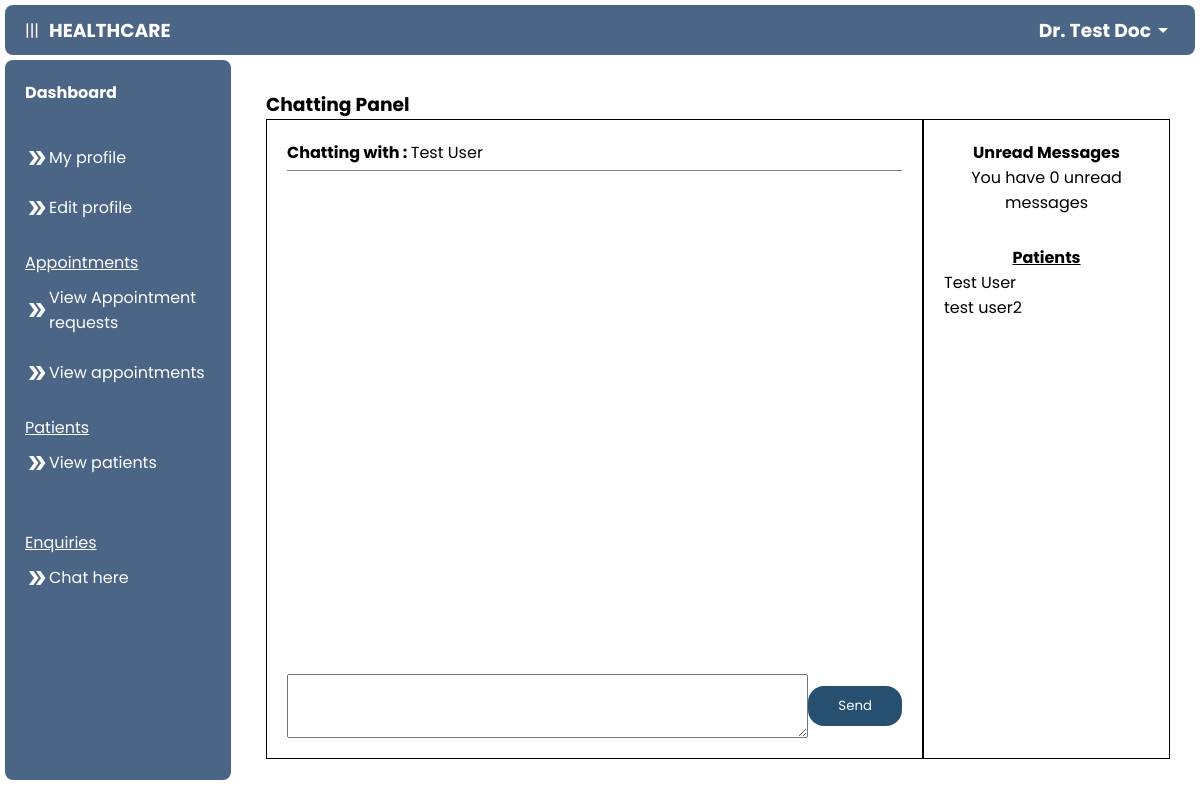
The app's page /doctor/chat.php?pid=Test User (signed in), older data.
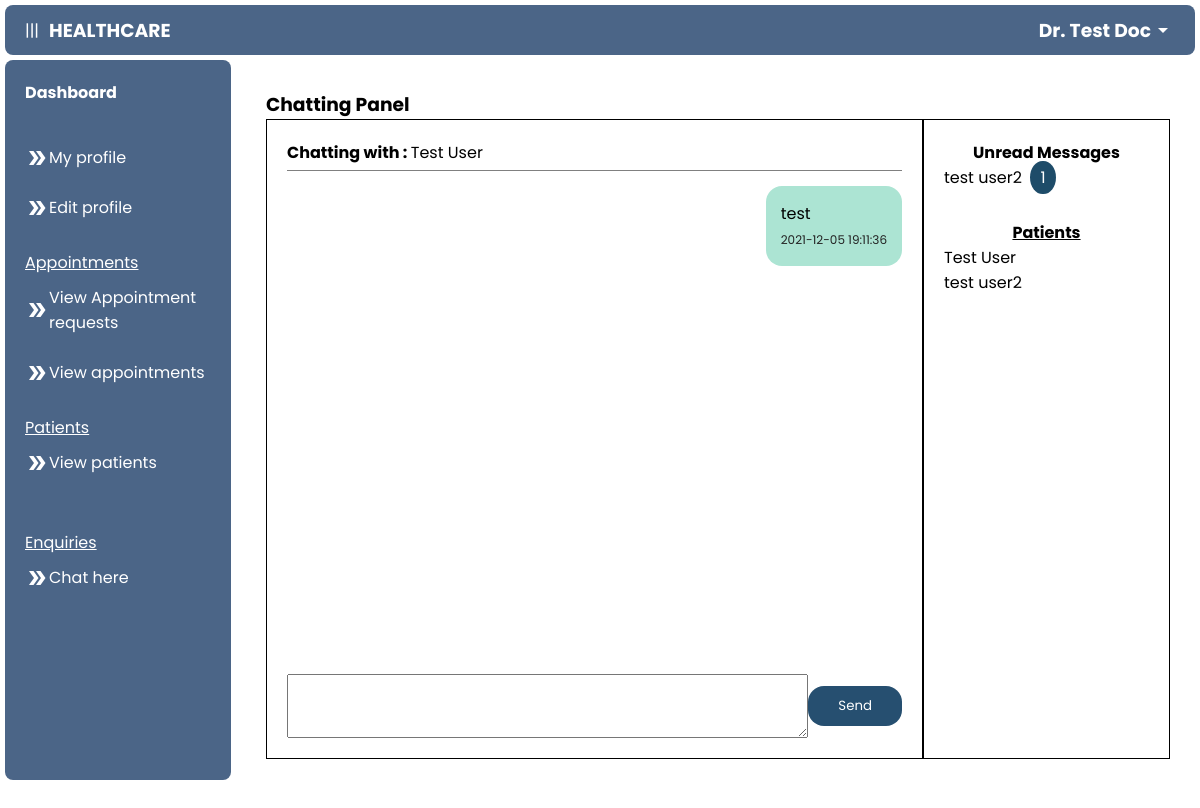
The same page, newer data.
### tables this page shows
CREATE TABLE `patient` (
  `p_id` int(11) NOT NULL,
  `name` varchar(255) NOT NULL,
  `email` varchar(255) NOT NULL,
  `password` varchar(255) NOT NULL,
  `address` varchar(255) NOT NULL,
  `age` int(100) NOT NULL,
  `gender` enum('male','female','other') NOT NULL,
  `reg_date` datetime NOT NULL DEFAULT CURRENT_TIMESTAMP
);

CREATE TABLE `chatting` (
  `id` int(255) NOT NULL,
  `date` datetime NOT NULL,
  `doctor` varchar(255) NOT NULL,
  `patient` varchar(255) NOT NULL,
  `msg` varchar(255) NOT NULL,
  `sender` varchar(255) NOT NULL,
  `status` varchar(255) NOT NULL
);

### doctor/chat.php (the view, shortened to what this page needs)
<?php
include ("../connect.php");
$pid = $_GET["pid"];
?>
<!DOCTYPE html>
<html lang="en">
<head>
    <link rel="stylesheet" href="../css/chat.css">
</head>
<body>
<?php include ('navigation.php'); ?>
        <main>
           <h3>Chatting Panel</h3>
           <div class="chat">
               <div class="left">
                    <div class="top">
                    <p><strong>Chatting with : </strong><?php if(isset($_GET["pid"])) { echo $_GET["pid"]; } else { echo 'None'; } ?></p>
                    </div>
                    <div class="line"></div>
                    <div class="view">
                    <?php
					if(isset($_GET["pid"]))
					{
						$str="Select * from chatting where patient='$pid' and doctor='$name' order by id desc";
						$result1=mysqli_query($con,$str);
						while($row=mysqli_fetch_array($result1))
						{
							if($row["sender"]==$pid)
							{
								echo '<div class="bubble" style="background-color: rgb(181, 212, 218); align-self: flex-start;">
                                <p>'.$row["msg"].' </p><span> '.$row["date"].'</span>
                                </div>';
							}
							else
							{
								echo '<div class="bubble" style="background-color: rgb(172, 228, 211); align-self: flex-end;">
                                <p>'.$row["msg"].' </p><span>  '.$row["date"].'</span>
                                </div>';
							}
						}
						$upd="Update chatting set status='read' where patient='$pid' and doctor='$name' and sender='$pid'";
						mysqli_query($con,$upd);
					}
				?>
                    </div>
                    <form class="post" action="chat1.php" method="POST">
                        <textarea name="msg" cols="100%" rows="2" ></textarea>
                        <input type="submit" id="submit" value="Send">
                    </form>
               </div>
               <div class="right">
               <p align="center"><strong>Unread Messages</strong></p>
                <?php
                $sql = "SELECT count(A.msg) as num, A.patient from chatting as A, patient as B where A.doctor='$name' and A.status='unread' and A.sender=A.patient and A.patient=B.name group by A.patient";
                $result = mysqli_query($con, $sql);
                $n = mysqli_num_rows($result);
                if ($n == 0) {
                    echo '<p align="center">You have 0 unread messages</p>';
                }
                while ($row = mysqli_fetch_array($result)) {
                    echo '<p><a href="chat.php?pid=' . $row["patient"] . '">' . $row["patient"] .'&nbsp <span style="
                    background-color: rgb(30, 76, 105);
                    color: white;
                    border-radius: 50%;
                    padding: 5px 10px;
                    width: 50px;">'. $row["num"] . '</span></a></p>';
                }
                ?>
               <div class="name-list">
                <p align="center"><u><strong>Patients</strong></u></p>
                   <?php
					$sql2="Select * from patient";
					$result2=mysqli_query($con,$sql2);
					while($row2=mysqli_fetch_array($result2))
					{
						echo '<p><a href="chat.php?pid='.$row2["name"].'">'.$row2["name"];'</a></p>';
					}
				?>
               </div>
               </div>
           </div>
        </main>
    </div>
</body>
</html>

Row changes from the older to the newer data that the page shows:
added chatting: msg "test", date "2021-12-05 19:11:36"
Text that changed along with them:
new list line: "test user2 1"
text no longer shown: "You have 0 unread messages"
